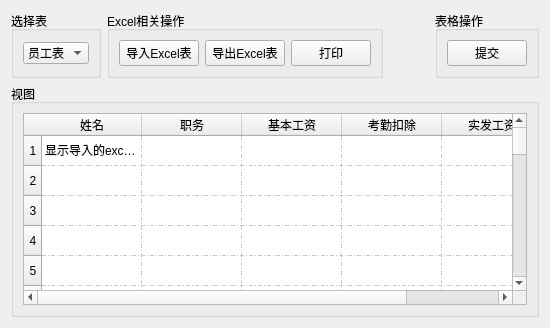
         <widget class="QWidget" name="page_4">
          <layout class="QGridLayout" name="gridLayout_10">
           <item row="0" column="3">
            <widget class="QGroupBox" name="groupBox_18">
             <property name="title">
              <string>表格操作</string>
             </property>
             <layout class="QHBoxLayout" name="horizontalLayout_18">
              <item>
               <widget class="QPushButton" name="pushButton_23">
                <property name="text">
                 <string>提交</string>
                </property>
               </widget>
              </item>
             </layout>
            </widget>
           </item>
           <item row="0" column="0">
            <widget class="QGroupBox" name="groupBox_17">
             <property name="title">
              <string>选择表</string>
             </property>
             <layout class="QHBoxLayout" name="horizontalLayout_17">
              <item>
               <widget class="QComboBox" name="comboBox_5">
                <item>
                 <property name="text">
                  <string>员工表</string>
                 </property>
                </item>
                <item>
                 <property name="text">
                  <string>考勤表</string>
                 </property>
                </item>
                <item>
                 <property name="text">
                  <string>工资表</string>
                 </property>
                </item>
               </widget>
              </item>
             </layout>
            </widget>
           </item>
           <item row="0" column="1">
            <widget class="QGroupBox" name="groupBox_6">
             <property name="title">
              <string>Excel相关操作</string>
             </property>
             <layout class="QHBoxLayout" name="horizontalLayout_8">
              <item>
               <widget class="QPushButton" name="pushButton_6">
                <property name="text">
                 <string>导入Excel表</string>
                </property>
               </widget>
              </item>
              <item>
               <widget class="QPushButton" name="pushButton_7">
                <property name="text">
                 <string>导出Excel表</string>
                </property>
               </widget>
              </item>
              <item>
               <widget class="QPushButton" name="pushButton_13">
                <property name="text">
                 <string>打印</string>
                </property>
               </widget>
              </item>
             </layout>
            </widget>
           </item>
           <item row="0" column="2">
            <spacer name="horizontalSpacer_7">
             <property name="orientation">
              <enum>Qt::Horizontal</enum>
             </property>
             <property name="sizeHint" stdset="0">
              <size>
               <width>40</width>
               <height>20</height>
              </size>
             </property>
            </spacer>
           </item>
           <item row="1" column="0" colspan="4">
            <widget class="QGroupBox" name="groupBox_7">
             <property name="title">
              <string>视图</string>
             </property>
             <layout class="QVBoxLayout" name="verticalLayout_9">
              <item>
               <widget class="QTableWidget" name="tableWidget_4">
                <property name="focusPolicy">
                 <enum>Qt::NoFocus</enum>
                </property>
                <property name="gridStyle">
                 <enum>Qt::DashDotLine</enum>
                </property>
                <row>
                 <property name="text">
                  <string>1</string>
                 </property>
                 <property name="textAlignment">
                  <set>AlignCenter</set>
                 </property>
                </row>
                <row>
                 <property name="text">
                  <string>2</string>
                 </property>
                 <property name="textAlignment">
                  <set>AlignCenter</set>
                 </property>
                </row>
                <row>
                 <property name="text">
                  <string>3</string>
                 </property>
                 <property name="textAlignment">
                  <set>AlignCenter</set>
                 </property>
                </row>
                <row>
                 <property name="text">
                  <string>4</string>
                 </property>
                 <property name="textAlignment">
                  <set>AlignCenter</set>
                 </property>
                </row>
                <row>
                 <property name="text">
                  <string>5</string>
                 </property>
                 <property name="textAlignment">
                  <set>AlignCenter</set>
                 </property>
                </row>
                <row>
                 <property name="text">
                  <string>6</string>
                 </property>
                 <property name="textAlignment">
                  <set>AlignCenter</set>
                 </property>
                </row>
                <row>
                 <property name="text">
                  <string>7</string>
                 </property>
                 <property name="textAlignment">
                  <set>AlignCenter</set>
                 </property>
                </row>
                <row>
                 <property name="text">
                  <string>8</string>
                 </property>
                 <property name="textAlignment">
                  <set>AlignCenter</set>
                 </property>
                </row>
                <row>
                 <property name="text">
                  <string>9</string>
                 </property>
                 <property name="textAlignment">
                  <set>AlignCenter</set>
                 </property>
                </row>
                <row>
                 <property name="text">
                  <string>10</string>
                 </property>
                </row>
                <row>
                 <property name="text">
                  <string>11</string>
                 </property>
                </row>
                <row>
                 <property name="text">
                  <string>12</string>
                 </property>
                </row>
                <row>
                 <property name="text">
                  <string>13</string>
                 </property>
                </row>
                <row>
                 <property name="text">
                  <string>14</string>
                 </property>
                </row>
                <row>
                 <property name="text">
                  <string>15</string>
                 </property>
                </row>
                <row>
                 <property name="text">
                  <string>16</string>
                 </property>
                </row>
                <row>
                 <property name="text">
                  <string>17</string>
                 </property>
                </row>
                <row>
                 <property name="text">
                  <string>18</string>
                 </property>
                </row>
                <row>
                 <property name="text">
                  <string>19</string>
                 </property>
                </row>
                <row>
                 <property name="text">
                  <string>20</string>
                 </property>
                </row>
                <row>
                 <property name="text">
                  <string>21</string>
                 </property>
                </row>
                <row>
                 <property name="text">
                  <string>22</string>
                 </property>
                </row>
                <row>
                 <property name="text">
                  <string>23</string>
                 </property>
                </row>
                <row>
                 <property name="text">
                  <string>24</string>
                 </property>
                </row>
                <row>
                 <property name="text">
                  <string>25</string>
                 </property>
                </row>
                <row>
                 <property name="text">
                  <string>26</string>
                 </property>
                </row>
                <row>
                 <property name="text">
                  <string>27</string>
                 </property>
                </row>
                <row>
                 <property name="text">
                  <string>28</string>
                 </property>
                </row>
                <row>
                 <property name="text">
                  <string>29</string>
                 </property>
                </row>
                <row>
                 <property name="text">
                  <string>30</string>
                 </property>
                </row>
                <row>
                 <property name="text">
                  <string>31</string>
                 </property>
                </row>
                <row>
                 <property name="text">
                  <string>32</string>
                 </property>
                </row>
                <row>
                 <property name="text">
                  <string>33</string>
                 </property>
                </row>
                <row>
                 <property name="text">
                  <string>35</string>
                 </property>
                </row>
                <column>
                 <property name="text">
                  <string>姓名</string>
                 </property>
                </column>
                <column>
                 <property name="text">
                  <string>职务</string>
                 </property>
                </column>
                <column>
                 <property name="text">
                  <string>基本工资</string>
                 </property>
                </column>
                <column>
                 <property name="text">
                  <string>考勤扣除</string>
                 </property>
                </column>
                <column>
                 <property name="text">
                  <string>实发工资</string>
                 </property>
                </column>
                <item row="0" column="0">
                 <property name="text">
                  <string>显示导入的excel表内容</string>
                 </property>
                </item>
               </widget>
              </item>
             </layout>
            </widget>
           </item>
          </layout>
         </widget>
